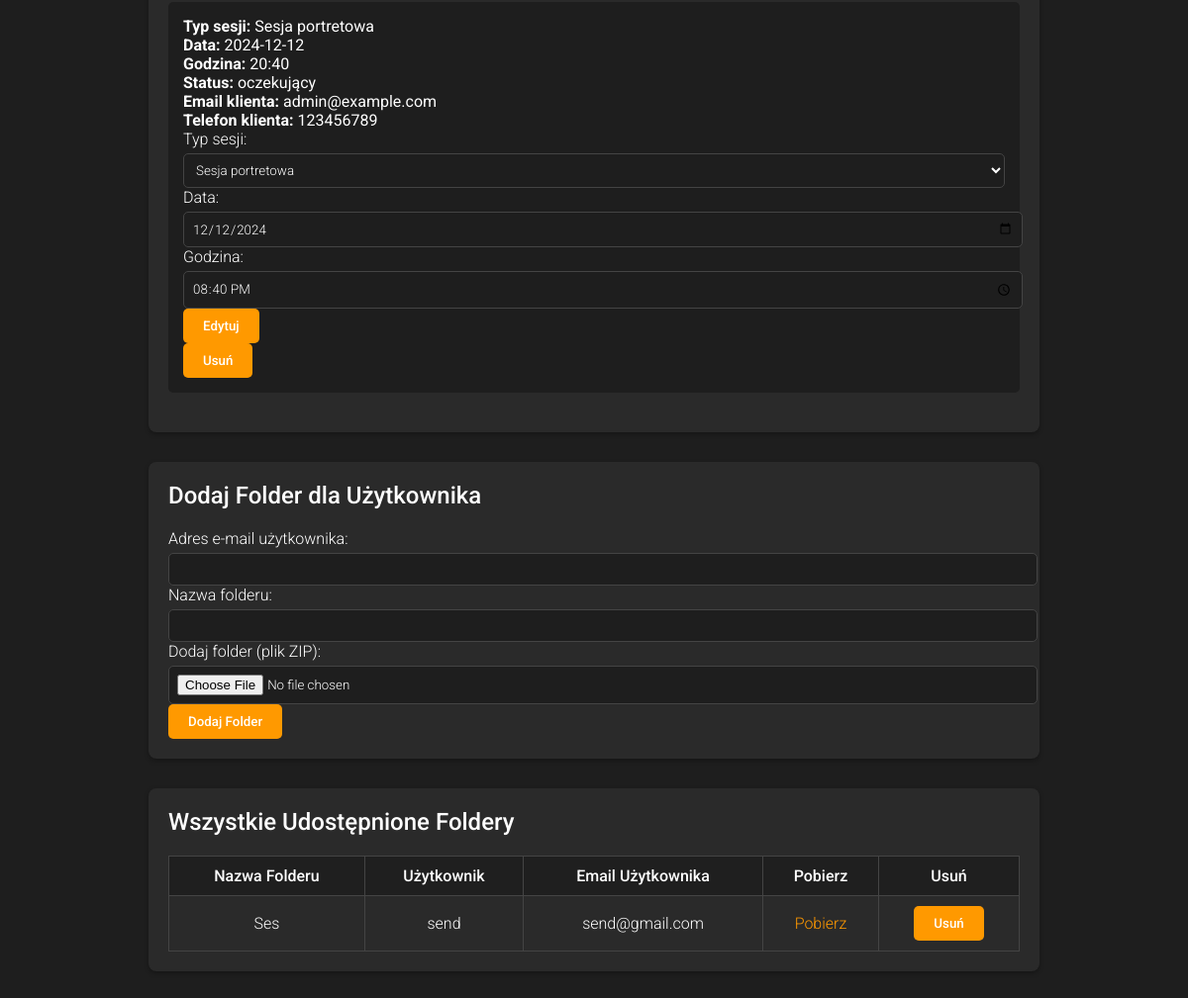
Before: /client_panel (signed in, lower part) with the older database file.
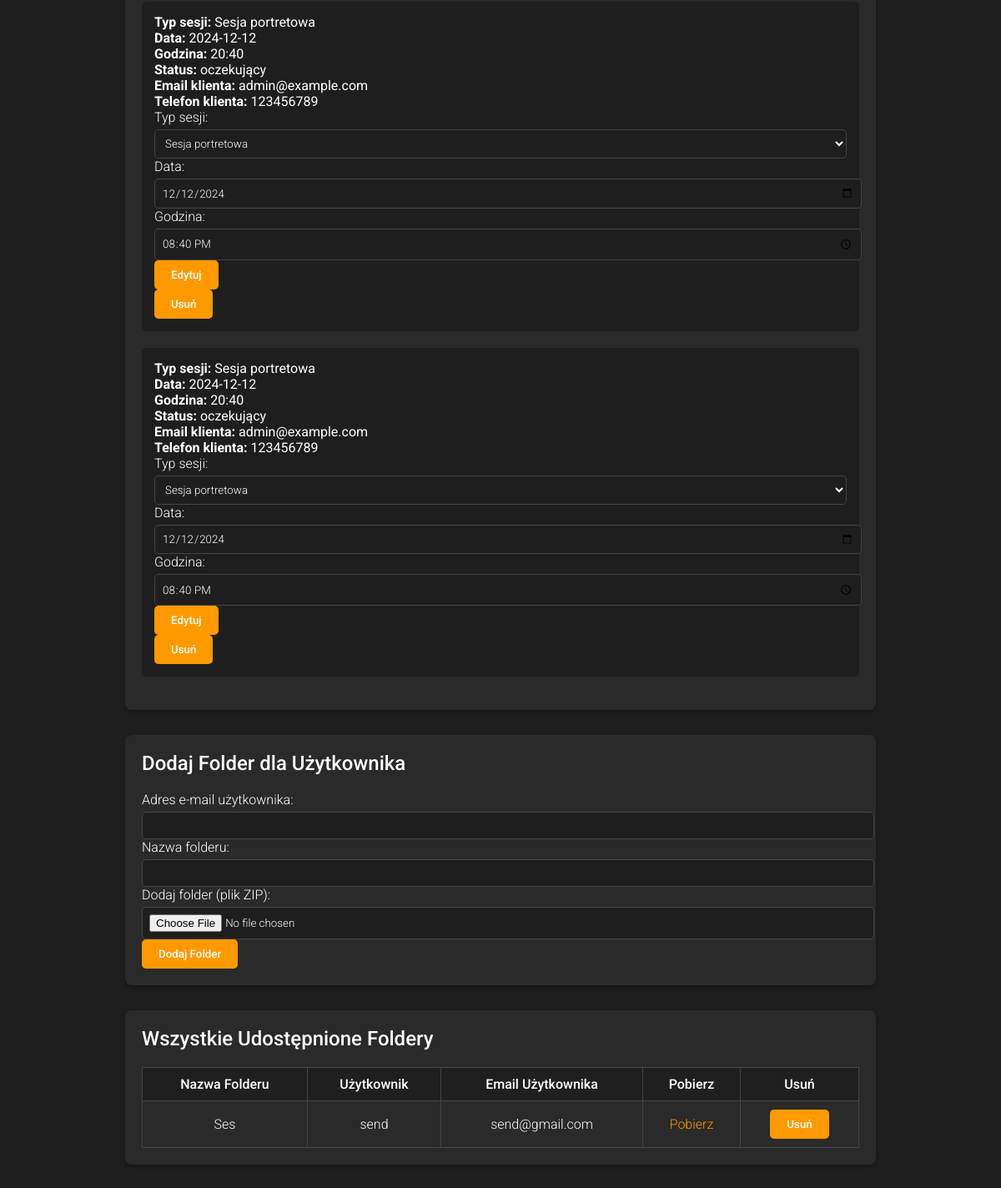
After: the same page with the newer database file.
### tables this page shows
CREATE TABLE rezerwacje (
    id INTEGER PRIMARY KEY AUTOINCREMENT,
    uzytkownik_id INTEGER NOT NULL,
    typ_sesji TEXT NOT NULL,
    data_rezerwacji TEXT NOT NULL,
    godzina TEXT NOT NULL,
    status TEXT DEFAULT 'oczekujący',
    FOREIGN KEY (uzytkownik_id) REFERENCES users (id) ON DELETE CASCADE
);

CREATE TABLE users (
    id INTEGER PRIMARY KEY AUTOINCREMENT,
    username TEXT UNIQUE NOT NULL,
    password TEXT NOT NULL,
    imie TEXT,
    nazwisko TEXT,
    email TEXT UNIQUE NOT NULL,
    numer_telefonu TEXT,
    is_admin BOOLEAN DEFAULT 0
);

CREATE TABLE foldery (
    id INTEGER PRIMARY KEY AUTOINCREMENT,
    uzytkownik_id INTEGER NOT NULL,
    nazwa_folderu TEXT NOT NULL,
    link_do_folderu TEXT NOT NULL,
    FOREIGN KEY (uzytkownik_id) REFERENCES users (id) ON DELETE CASCADE
);

### app.py (the view, shortened to what this page needs)
@app.route('/client_panel')
def client_panel():
    user_id = session.get('user_id')
    if not user_id:
        flash('Musisz się zalogować.', 'danger')
        return redirect(url_for('login'))
    conn = get_db_connection()
    user = conn.execute('SELECT * FROM users WHERE id = ?', (user_id,)).fetchone()
    if user['is_admin']:
        bookings = conn.execute('''
            SELECT r.*, u.email as user_email, u.numer_telefonu as user_phone
            FROM rezerwacje r
            JOIN users u ON r.uzytkownik_id = u.id
        ''').fetchall()
        folders = conn.execute(
            'SELECT f.id AS folder_id, f.nazwa_folderu, f.link_do_folderu, u.email AS user_email, u.username AS user_username FROM foldery f JOIN users u ON f.uzytkownik_id = u.id').fetchall()
    conn.close()
    return render_template('client_panel.html', user=user, bookings=bookings, folders=folders)

### app.py (called while the page is built)
def get_db_connection():
    conn = sqlite3.connect('rezerwacja_sesji.db')
    conn.row_factory = sqlite3.Row
    return conn

### templates/client_panel.html (shortened to what this page needs)
<!DOCTYPE html>
<html lang="pl">
<head>
    <link rel="stylesheet" href="/static/styles.css">
</head>
<body>
    <main>
        <section class="bookings">
    {% if bookings %}
        <ul>
            {% for booking in bookings %}
                <li>
                    <strong>Typ sesji:</strong> {{ booking['typ_sesji'] }}<br>
                    <strong>Data:</strong> {{ booking['data_rezerwacji'] }}<br>
                    <strong>Godzina:</strong> {{ booking['godzina'] }}<br>
                    <strong>Status:</strong> {{ booking['status'] }}<br>
                    <strong>Email klienta:</strong> {{ booking['user_email'] }}<br>
                    <strong>Telefon klienta:</strong> {{ booking['user_phone'] }}<br>
                    <form action="/edit_booking" method="POST">
                        <label for="session_type_{{ booking['id'] }}">Typ sesji:</label>
                        <select id="session_type_{{ booking['id'] }}" name="session_type" required>
                            <option value="{{ booking['typ_sesji'] }}" selected>{{ booking['typ_sesji'] }}</option>
                        </select>
                        <label for="date_{{ booking['id'] }}">Data:</label>
                        <input type="date" id="date_{{ booking['id'] }}" name="date" value="{{ booking['data_rezerwacji'] }}" required>
                        <label for="time_{{ booking['id'] }}">Godzina:</label>
                        <input type="time" id="time_{{ booking['id'] }}" name="time" value="{{ booking['godzina'] }}" required>
                        <button type="submit">Edytuj</button>
                    </form>
                    <form action="/delete_booking" method="POST" onsubmit="return confirm('Czy na pewno usunąć?')">
                        <button type="submit">Usuń</button>
                    </form>
                </li>
            {% endfor %}
        </ul>
    {% else %}
        <p>Nie masz żadnych rezerwacji.</p>
    {% endif %}
</section>
        {% if user['is_admin'] %}
        <section class="add-folder">
            <h2>Dodaj Folder dla Użytkownika</h2>
            <form action="/add_folder" method="POST" enctype="multipart/form-data">
                <label for="email">Adres e-mail użytkownika:</label>
                <input type="email" id="email" name="email" required>
                <label for="folder_name">Nazwa folderu:</label>
                <input type="text" id="folder_name" name="folder_name" required>
                <label for="folder_file">Dodaj folder (plik ZIP):</label>
                <input type="file" id="folder_file" name="folder_file" accept=".zip" required>
                <button type="submit">Dodaj Folder</button>
            </form>
        </section>
        <section class="all-folders">
            <h2>Wszystkie Udostępnione Foldery</h2>
            {% if folders %}
                <table>
                    <tr>
                        <th>Nazwa Folderu</th>
                        <th>Użytkownik</th>
                        <th>Email Użytkownika</th>
                        <th>Pobierz</th>
                        <th>Usuń</th>
                    </tr>
                    {% for f in folders %}
                    <tr>
                        <td>{{ f['nazwa_folderu'] }}</td>
                        <td>{{ f['user_username'] }}</td>
                        <td>{{ f['user_email'] }}</td>
                        <td><a href="/download_folder/{{ f['folder_id'] }}">Pobierz</a></td>
                        <td>
                            <form action="/delete_folder" method="POST" onsubmit="return confirm('Czy na pewno usunąć folder?')">
                                <button type="submit">Usuń</button>
                            </form>
                        </td>
                    </tr>
                    {% endfor %}
                </table>
            {% else %}
                <p>Brak udostępnionych folderów.</p>
            {% endif %}
        </section>
        {% endif %}
    </main>
</body>
</html>

### static/styles.css (style rules this page uses)
body { font-family: 'Roboto', sans-serif; background-color: #1e1e1e; color: #ffffff; margin: 0; padding: 0; }
a { color: #ff9900; text-decoration: none; }
main { padding: 20px; max-width: 900px; margin: 0 auto; }
section { background-color: #2a2a2a; padding: 20px; border-radius: 8px; margin-bottom: 30px; box-shadow: 0 2px 5px rgba(0,0,0,0.3); }
h2, h3 { margin-top: 0; font-weight: 500; }
p, label { font-weight: 300; }
input, select, textarea, button { font-family: 'Roboto', sans-serif; }
input, select, textarea { width: 100%; padding: 8px; margin-top: 5px; border: 1px solid #444; border-radius: 5px; background: #1e1e1e; color: #ffffff; font-weight: 300; }
button { background-color: #ff9900; border: none; padding: 10px 20px; cursor: pointer; color: white; border-radius: 5px; font-weight: 500; transition: background-color 0.3s; }
.bookings ul, .folders ul { list-style: none; padding: 0; }
.bookings li, .folders li { margin-bottom: 20px; background: #1e1e1e; padding: 15px; border-radius: 5px; }
.add-folder { margin-top: 20px; }
.all-folders table { width: 100%; border-collapse: collapse; margin-top: 20px; }
.all-folders table th, .all-folders table td { border: 1px solid #444; padding: 10px; text-align: center; font-weight: 300; }
.all-folders table th { background-color: #1f1f1f; font-weight: 500; }

Changed rows visible on the page:
added rezerwacje: typ_sesji "Sesja portretowa", data_rezerwacji "2024-12-12", godzina "20:40", status "oczekujący", user_email "admin@example.com", user_phone "123456789", session_type "Sesja portretowa", date "12/12/2024", time "20:40"
